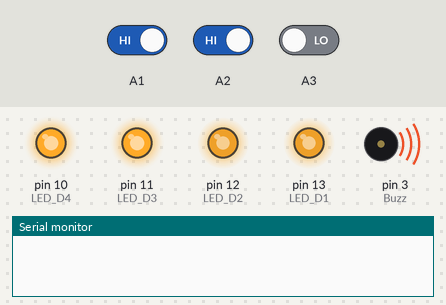
Recording of a sketch running on a simulated Arduino Uno, built with avr-gcc and run on an emulated ATmega328P. Parts: output pins drawn as LEDs (lit = HIGH), buzzer (waves = sounding, pin HIGH), the last lines printed to the serial monitor. Dashed ring = blinking. The inputs (shaded band) are chosen by the test bench; at power-on: A1 HIGH, A3 LOW, A2 HIGH. EEPROM starts erased.

Above: at 1.2 s.
1.3 s: A1 driven LOW
At 2.1 s:
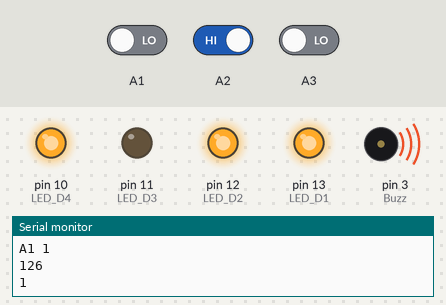
2.8 s: A1 driven HIGH
At 3.4 s:
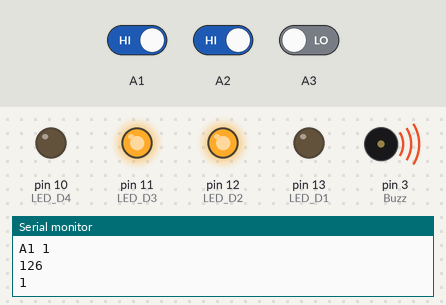
5.8 s: A3 driven HIGH
At 6.6 s:
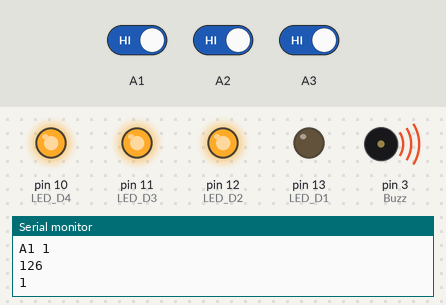
8.3 s: A3 driven LOW
At 8.8 s:
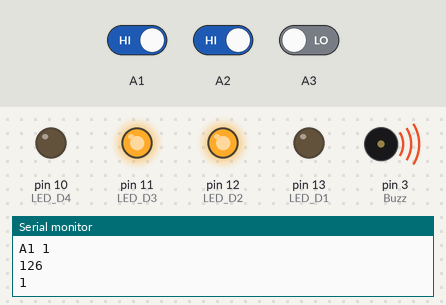
11.3 s: A2 driven LOW
At 13.0 s:
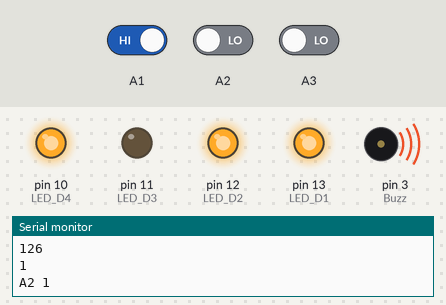
13.8 s: A2 driven HIGH
At 17.6 s:
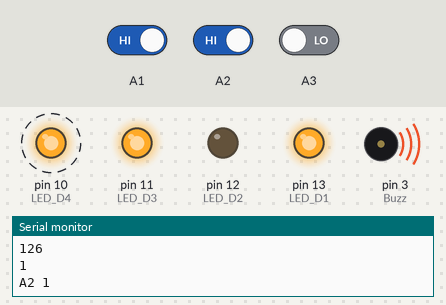
Timing chart, 0 to 17.8 s (numbered marks = the images above; inputs shaded):
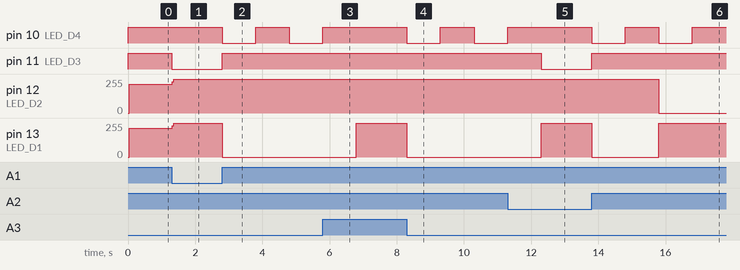

The sketch:

aula_03_-_programa_exercicio.ino.ino
```cpp
  #include <EEPROM.h> // biblioteca EEPROM


int LED_D1 = 13;
int LED_D2 = 12;
int LED_D3 = 11;
int LED_D4 = 10;
int Buzz = 3;


void setup()
{
  Serial.begin(115200);

  pinMode(A1, INPUT);
  pinMode(A2, INPUT);
  pinMode(A3, INPUT);

  pinMode(LED_D1, OUTPUT);
  pinMode(LED_D2, OUTPUT);
  pinMode(LED_D3, OUTPUT);
  pinMode(LED_D4, OUTPUT);
  pinMode(Buzz, OUTPUT);

  digitalWrite(LED_D1,HIGH);
  digitalWrite(LED_D2,HIGH);
  digitalWrite(LED_D3,HIGH);
  digitalWrite(LED_D4,HIGH);
  digitalWrite(Buzz, HIGH);

}

void loop()
{
  //contadores dos cliques de A1 e A2
  //char que vai até 225
  unsigned char contA1 = 0;
  unsigned char contA2 = 0;

  while(1)
  {
    //LOW é a leitura de botao apertado
    //Se algum dos dois botoes for apertado, acenda a LED_D3
    if (digitalRead(A1) == LOW || digitalRead(A2) == LOW)
    {
      digitalWrite(LED_D3, LOW);
      //Se o botao apertado for o A1, aumente o contador dele
      if (digitalRead(A1) == LOW)
      {
        contA1++;

        Serial.print("A1 ");
        Serial.println(contA1);
        //exibe o valor gravado e grava o último valor de contA1 na EEPROM
        EEPROM.write(35, "A1");
        EEPROM.write(36, contA1);
        Serial.println(EEPROM.read(35));
        Serial.println(EEPROM.read(36));
        //Limite de acionamento do A1 = 8
        if (contA1 == 8)
        {
          Serial.println("AVISO AVISO || A1 = 8 || AVISO AVISO");
        }
      }

      if (digitalRead(A2) == LOW)
      {
        contA2++;
        Serial.print("A2 ");
        Serial.println(contA2);
        //Limite de acionamento do A2 = 3
        if (contA2 == 3)
        {
          Serial.println("AVISO AVISO || A2 = 2 || AVISO AVISO");
        }
        if (contA2 > 15)
        {
          digitalWrite(Buzz, LOW);
          delay(1000);
          digitalWrite(Buzz, HIGH);
          contA1 = 0;
          contA2 = 0;
        }
      }


    while (digitalRead(A1) == LOW || digitalRead(A2) == LOW)
    {
    };
    digitalWrite(LED_D3, HIGH);
    }

    //se apertar o A3
    if (digitalRead(A3) == LOW)
    {
        unsigned char i = 0;
        //led D1 uma vez e led D4 (contA1) vezes
        digitalWrite(LED_D1, LOW);
        while (i != contA1)
        {
          digitalWrite(LED_D4, LOW);
          delay(1000);
          digitalWrite(LED_D4, HIGH);
          i++;
          delay(1000);
        }
        digitalWrite(LED_D1, HIGH);

        unsigned char j = 0;
        //led D2 uma vez e led D4 (contA2) vezes
        digitalWrite(LED_D2, LOW);
        while (j != contA2)
        {
          digitalWrite(LED_D4, LOW);
          delay(1000);
          digitalWrite(LED_D4, HIGH);
          j++;
          delay(1000);
        }
        digitalWrite(LED_D2, HIGH);
     }


  }
}
```

Measured:
- after the input at 1.3 s, pin 11 (LED_D3): HIGH → LOW at once; pin 12 (LED_D2), pin 13 (LED_D1): 217/255 → 255/255 at once
- after the input at 2.8 s, pin 10 (LED_D4): HIGH → LOW at once, → HIGH 1.0 s later, → LOW 1.0 s later; pin 11 (LED_D3): LOW → HIGH at once; pin 13 (LED_D1): 255/255 → 0/255 at once
- after the input at 5.8 s, pin 10 (LED_D4): goes on until 5.8 s, then stays HIGH; pin 13 (LED_D1): 0/255 → 255/255 after 1.0 s
- after the input at 8.3 s, pin 10 (LED_D4): HIGH → LOW at once, → HIGH 1.0 s later, → LOW 1.0 s later; pin 13 (LED_D1): 255/255 → 0/255 at once
- after the input at 11.3 s, pin 10 (LED_D4): goes on until 11.3 s, then stays HIGH; pin 11 (LED_D3): HIGH → LOW after 1.0 s; pin 13 (LED_D1): 0/255 → 255/255 after 1.0 s
- after the input at 13.8 s, pin 10 (LED_D4): alternates HIGH for 1.0 s and LOW for 1.0 s, starting at once; pin 11 (LED_D3): LOW → HIGH at once; pin 12 (LED_D2): 255/255 → 0/255 after 2.0 s; pin 13 (LED_D1): 255/255 → 0/255 at once, → 255/255 2.0 s later
